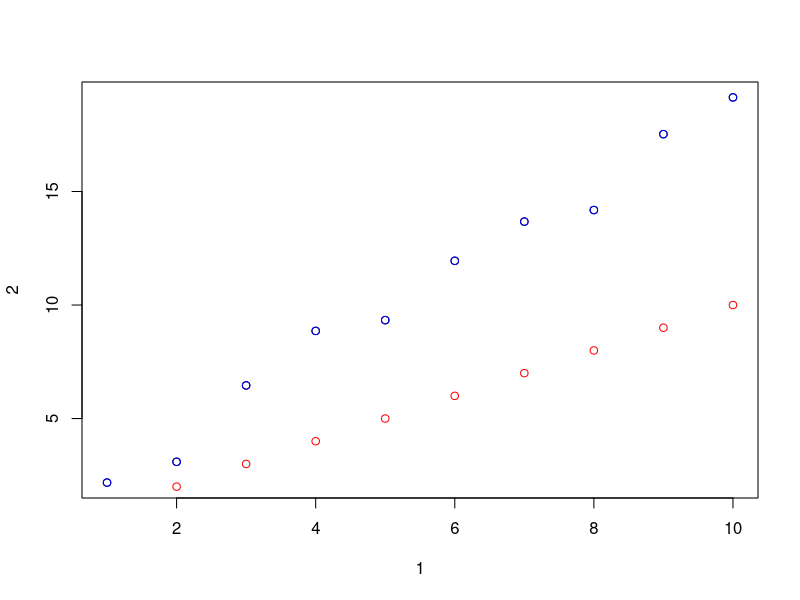

This chart was generated by the following R code: (Note: this script raises an error after producing the figure.)
library(tidyverse)
#10.5:
#1:
#We can tell that an object is a tibble by seeing its column types
#2
df<- data.frame(abc = 1, xyz = 'a')
df$x
df[, 'xyz']
df[,c('abc','xyz')]
#May cause frustration because the output isn't just the targeted output we want
#3
var <- 'mpg'
#Using a double bracket, for example frame[[var]]
#4
annoying <- tibble(
  `1` = 1:10,
  `2` = `1` * 2 + rnorm(length(`1`))
)
#4.1
annoying$`1`[1]
#4.2
plot(annoying)
points(annoying[2], col = 'blue')
points(annoying[1], col = 'red')
#4.3
toAdd <- annoying[[1]]/annoying[[2]]
annoying <- add_column(annoying,`3` = toAdd)
#4.4
names(annoying)[names(annoying) == '3'] <- 'three'
names(annoying)[names(annoying) == '2'] <- 'two'
names(annoying)[names(annoying) == '1'] <- 'one'
#5
tibble::enframe(annoying[1:3,])
#Frames data into name/value categories, would use when we want to easily access/summarize data
#6
#The print.dataFrame function, n_extra allows you to choose how many extra columns to print